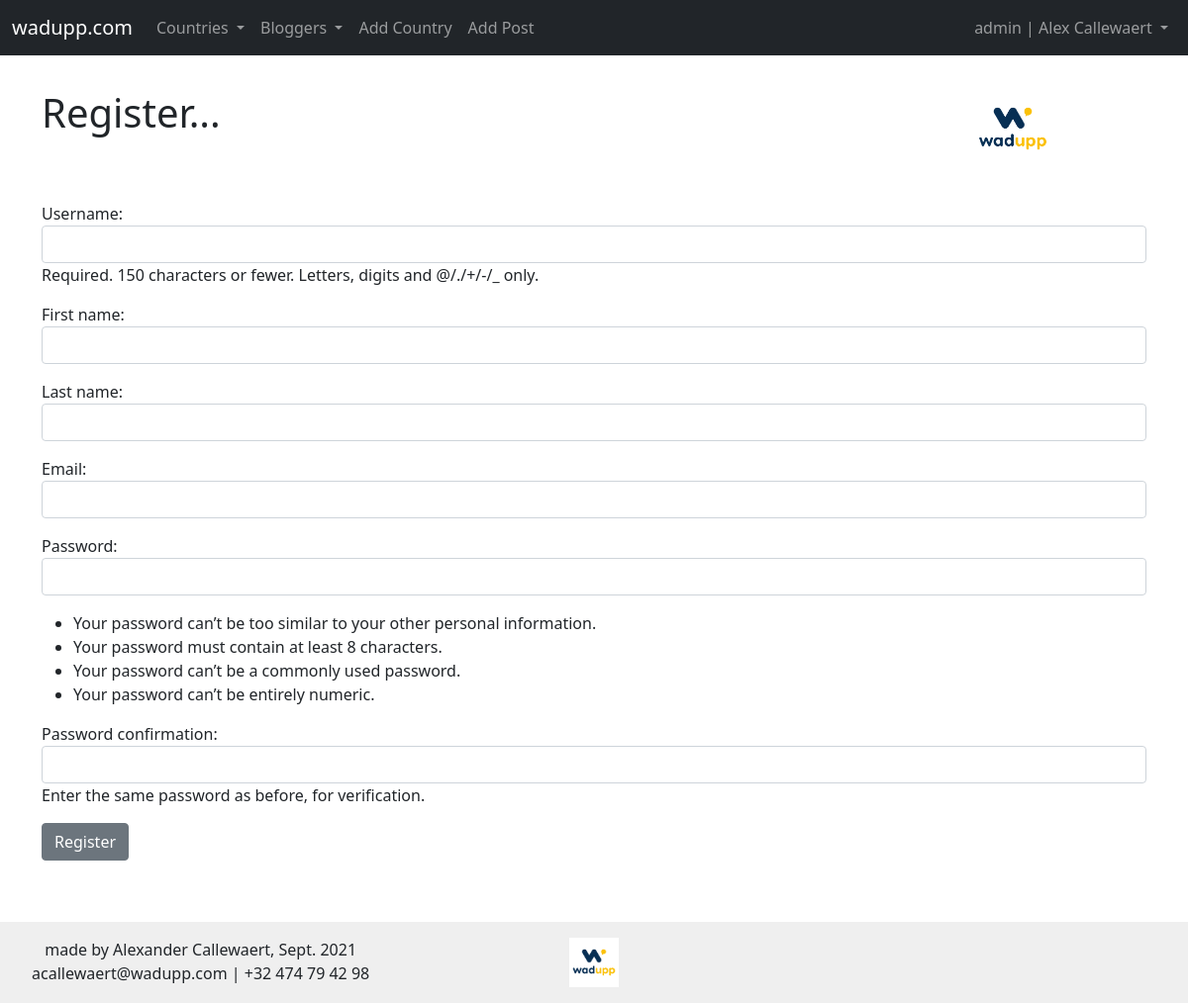
/members/register/ (signed in), run on the app's committed database.
### myblog/models.py (models this page shows)
class User(AbstractUser):
   Allow_to_post = models.BooleanField(default=False)

### members/views.py (the view)
# urls.py: path('register/', UserRegisterView.as_view(), name = "register"),
class UserRegisterView(generic.CreateView):
	form_class = SignUpForm
	template_name = 'registration/register.html'
	success_url = reverse_lazy('login')

### members/forms.py
class SignUpForm(UserCreationForm):
	email = forms.EmailField(widget = forms.EmailInput(attrs = {'class': 'form-control'}))
	first_name = forms.CharField(max_length = 100, widget = forms.TextInput(attrs = {'class': 'form-control'}))
	last_name = forms.CharField(max_length = 100, widget = forms.TextInput(attrs = {'class': 'form-control'}))
	class Meta:
		model = User
		fields = ('username', 'first_name', 'last_name', 'email', 'password1', 'password2')
	def __init__(self, *args, **kwargs):
		super(SignUpForm, self).__init__(*args, **kwargs)
		self.fields['username'].widget.attrs['class'] = 'form-control'
		self.fields['password1'].widget.attrs['class'] = 'form-control'
		self.fields['password2'].widget.attrs['class'] = 'form-control'

### members/templates/registration/register.html (shortened to what this page needs)
{% extends 'base.html' %}
{% block content %}
<div class="row">
	<div class="col-md-7 col-lg-7">
	<h1 style="margin:10px 0px">Register...</h1>
	</div>
	<div class="col-md-4 col-lg-4">
		<img src="/media/images/profile/Wadupp_white_BG.png" width = 80 height = 80 style="margin:10px 0px" align="right">
	</div>
</div>
<br/>
<div class = "form-group">
	<form method = "POST">
		{{ form.as_p }}
		<button class="btn btn-secondary">Register</button>
</div>
<br/><br/>
{% endblock %}

### myblog/templates/base.html (shortened to what this page needs)
<!doctype html>
<html lang="en">
  <head>
    <link href="https://cdn.jsdelivr.net/npm/bootstrap@5.1.1/dist/css/bootstrap.min.css" rel="stylesheet">
  </head>
  <body>
    <nav class="navbar navbar-expand-lg navbar-dark bg-dark">
  <div class="container-fluid">
    <a class="navbar-brand" href="{% url 'home' %}">wadupp.com</a>
    <div class="collapse navbar-collapse" id="navbarSupportedContent">
      <ul class="navbar-nav me-auto mb-2 mb-lg-0">
        <li class="nav-item dropdown">
          <a class="nav-link dropdown-toggle" href="#" id="navbarDropdown" role="button" data-bs-toggle="dropdown" aria-expanded="false">
            Countries
          </a>
        </li>
        <li class="nav-item dropdown">
          <a class="nav-link dropdown-toggle" href="#" id="navbarDropdown1" role="button" data-bs-toggle="dropdown" aria-expanded="false">
            Bloggers
          </a>
        </li>
        {% if user.is_authenticated %}
          {% if user.Allow_to_post %}
            <li class="nav-item">
              <a class="nav-link" href="{% url 'add_category' %}">Add Country</a>
            </li>
            <li class="nav-item">
              <a class="nav-link" href="{% url 'add_post' %}">Add Post</a>
            </li>
          {% endif %}
        {% endif %}
      </ul>
  {% if user.is_authenticated %}
      <ul class="navbar-nav ml-auto mb-2 mb-lg-0">
        <li class="nav-item dropdown">
            <a class="nav-link dropdown-toggle" href="#" id="navbarDropdown" role="button" data-bs-toggle="dropdown" aria-expanded="false">
              {{ user.username }} | {{ user.first_name }} {{ user.last_name }}
            </a>
        </li>
      </ul>
  {% endif %}
    </div>
  </div>
</nav>
    <br/>
    <div class = "container">
      {% block content %}
      {% endblock %}
    </div>
  </body>
  <br>
  <br>
  <br>
  <br>
<footer>
  <div class="row">
    <div class="col-md-4" align="center">
      made by Alexander Callewaert, Sept. 2021 <br/>
      acallewaert@wadupp.com | +32 474 79 42 98
    </div>
    <div class="col-md-4" align="center"><img src="/media/images/profile/Wadupp_white_BG.png" width = 50 height = 50></div>
    <div class="col-md-4" align="center">
    </div>
  </div>
</footer>
</html>

### myblog/templates/base.html (style rules this page uses)
footer { position: fixed; right: 0; bottom: 0; left: 0; width:100%; padding: 1rem; background-color: #efefef; text-align: center; }

### data on the page
User: username "admin", first_name "Alex", last_name "Callewaert"
